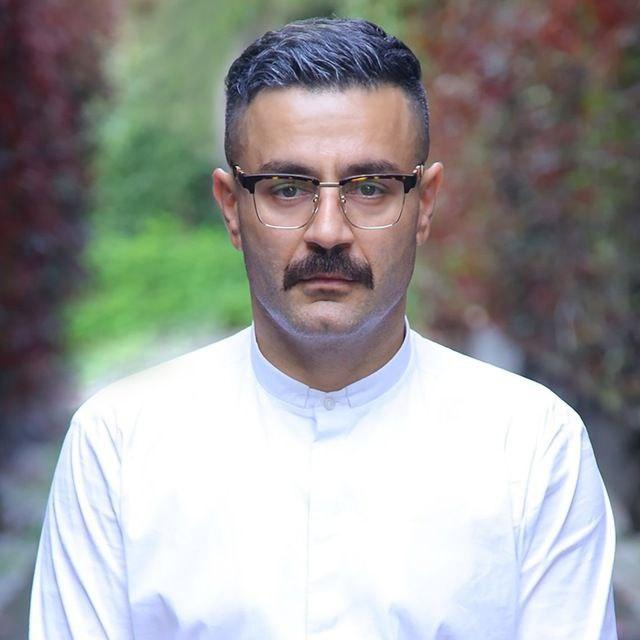
#> input picture images/1.jpg, 640 x 640 px
$ python 5.1.py
#> lines starting #> are read from the running program, lines starting #| are printed output that depends on the picture
import cv2 as cv

def change(val):
    print(val)
    a = val/100
    b = (1.0 - a)
    result = cv.addWeighted(img1, a, img2, b, 0.0)
    cv.imshow('melange', result)


img1 = cv.imread('images/1.jpg')
#> img1 is the input picture: shape (640, 640, 3); mean B, G, R 156.2, 157.5, 156.9
img2 = cv.imread('images/2.jpg')
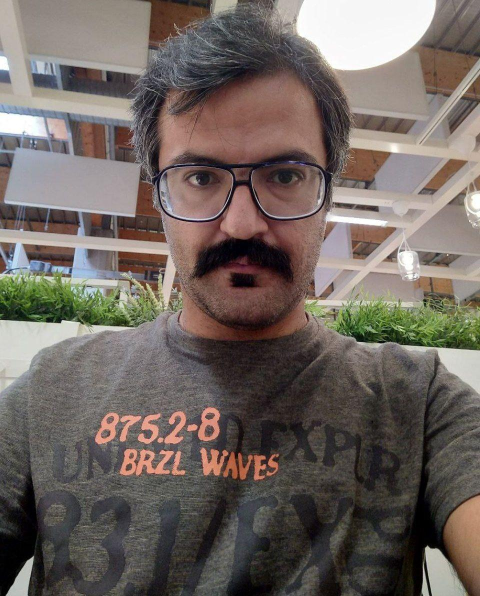
#> input picture images/2.jpg, 960 x 1192 px (shown at 1/2 size)
#> img2 is the input picture: shape (1192, 960, 3); mean B, G, R 96.2, 101.8, 111.4

img1 = cv.resize(img1, (400, 400))
#> img1: shape (400, 400, 3)
img2 = cv.resize(img2, (400, 400))
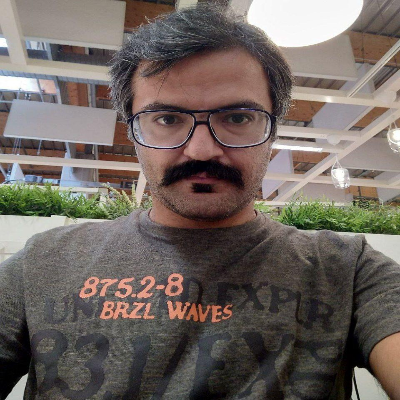
#> img2: shape (400, 400, 3); mean B, G, R 96.1, 101.7, 111.3

cv.imshow('melange', img2)

cv.createTrackbar('slider', 'melange', 0, 100, change)
#> slider 'slider' is set to 33

cv.waitKey(0)
#> in change, `result = cv.addWeighted(img1, a, img2, b, 0.0)`:
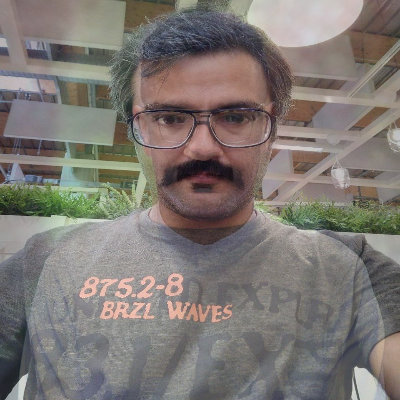
#> result: shape (400, 400, 3); mean B, G, R 115.9, 120, 126.3
cv.destroyAllWindows()
